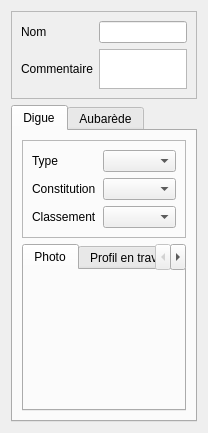
<?xml version="1.0" encoding="UTF-8"?>
<ui version="4.0">
 <class>Form</class>
 <widget class="QWidget" name="Form">
  <property name="geometry">
   <rect>
    <x>0</x>
    <y>0</y>
    <width>195</width>
    <height>414</height>
   </rect>
  </property>
  <property name="windowTitle">
   <string>Form</string>
  </property>
  <layout class="QVBoxLayout" name="verticalLayout" stretch="1,10">
   <item>
    <widget class="QFrame" name="frame_2">
     <property name="frameShape">
      <enum>QFrame::StyledPanel</enum>
     </property>
     <property name="frameShadow">
      <enum>QFrame::Raised</enum>
     </property>
     <layout class="QGridLayout" name="gridLayout">
      <item row="0" column="1">
       <widget class="QLineEdit" name="lineEdit_nom"/>
      </item>
      <item row="0" column="0">
       <widget class="QLabel" name="label_2">
        <property name="text">
         <string>Nom</string>
        </property>
       </widget>
      </item>
      <item row="1" column="1">
       <widget class="QTextBrowser" name="textBrowser_comm">
        <property name="maximumSize">
         <size>
          <width>16777215</width>
          <height>40</height>
         </size>
        </property>
        <property name="readOnly">
         <bool>false</bool>
        </property>
       </widget>
      </item>
      <item row="1" column="0">
       <widget class="QLabel" name="label_9">
        <property name="text">
         <string>Commentaire</string>
        </property>
       </widget>
      </item>
     </layout>
    </widget>
   </item>
   <item>
    <widget class="QTabWidget" name="tabWidget_2">
     <property name="currentIndex">
      <number>0</number>
     </property>
     <widget class="QWidget" name="tab_4">
      <attribute name="title">
       <string>Digue</string>
      </attribute>
      <layout class="QVBoxLayout" name="verticalLayout_9">
       <item>
        <widget class="QFrame" name="frame">
         <property name="frameShape">
          <enum>QFrame::StyledPanel</enum>
         </property>
         <property name="frameShadow">
          <enum>QFrame::Raised</enum>
         </property>
         <layout class="QGridLayout" name="gridLayout_2" columnstretch="1,10">
          <item row="0" column="0">
           <widget class="QLabel" name="label">
            <property name="text">
             <string>Type</string>
            </property>
           </widget>
          </item>
          <item row="0" column="1">
           <widget class="QComboBox" name="comboBox_type"/>
          </item>
          <item row="1" column="0">
           <widget class="QLabel" name="label_3">
            <property name="text">
             <string>Constitution</string>
            </property>
           </widget>
          </item>
          <item row="1" column="1">
           <widget class="QComboBox" name="comboBox_contitution"/>
          </item>
          <item row="2" column="0">
           <widget class="QLabel" name="label_4">
            <property name="text">
             <string>Classement</string>
            </property>
           </widget>
          </item>
          <item row="2" column="1">
           <widget class="QComboBox" name="comboBox_classement"/>
          </item>
         </layout>
        </widget>
       </item>
       <item>
        <widget class="QTabWidget" name="tabWidget">
         <property name="currentIndex">
          <number>0</number>
         </property>
         <widget class="QWidget" name="tab_1">
          <attribute name="title">
           <string>Photo</string>
          </attribute>
          <layout class="QVBoxLayout" name="verticalLayout_2"/>
         </widget>
         <widget class="QWidget" name="tab">
          <attribute name="title">
           <string>Profil en travers</string>
          </attribute>
          <layout class="QVBoxLayout" name="verticalLayout_6">
           <item>
            <widget class="QStackedWidget" name="stackedWidget_profiltravers">
             <property name="currentIndex">
              <number>0</number>
             </property>
             <widget class="QWidget" name="page">
              <layout class="QVBoxLayout" name="verticalLayout_7"/>
             </widget>
             <widget class="QWidget" name="page_2">
              <layout class="QVBoxLayout" name="verticalLayout_8"/>
             </widget>
            </widget>
           </item>
          </layout>
         </widget>
         <widget class="QWidget" name="tab_2">
          <attribute name="title">
           <string>Profil en long</string>
          </attribute>
          <layout class="QVBoxLayout" name="verticalLayout_5"/>
         </widget>
         <widget class="QWidget" name="tab_3">
          <attribute name="title">
           <string>Intervenants</string>
          </attribute>
          <layout class="QVBoxLayout" name="verticalLayout_4">
           <item>
            <widget class="QGroupBox" name="groupBox_2">
             <property name="title">
              <string>Intervenants</string>
             </property>
             <layout class="QVBoxLayout" name="verticalLayout_3">
              <property name="margin">
               <number>3</number>
              </property>
              <item>
               <widget class="QTextBrowser" name="textBrowser_intervenants">
                <property name="maximumSize">
                 <size>
                  <width>16777215</width>
                  <height>60</height>
                 </size>
                </property>
               </widget>
              </item>
              <item>
               <widget class="QPushButton" name="pushButton_defineinter">
                <property name="text">
                 <string>Definir les intervenants</string>
                </property>
               </widget>
              </item>
             </layout>
            </widget>
           </item>
           <item>
            <spacer name="verticalSpacer">
             <property name="orientation">
              <enum>Qt::Vertical</enum>
             </property>
             <property name="sizeHint" stdset="0">
              <size>
               <width>20</width>
               <height>40</height>
              </size>
             </property>
            </spacer>
           </item>
          </layout>
         </widget>
        </widget>
       </item>
      </layout>
     </widget>
     <widget class="QWidget" name="tab_5">
      <attribute name="title">
       <string>Aubarède</string>
      </attribute>
      <layout class="QGridLayout" name="gridLayout_3">
       <item row="0" column="1">
        <widget class="QComboBox" name="comboBox_aubaredelargeur"/>
       </item>
       <item row="5" column="0">
        <widget class="QLabel" name="label_8">
         <property name="text">
          <string>Commentaire</string>
         </property>
        </widget>
       </item>
       <item row="4" column="1">
        <widget class="QComboBox" name="comboBox_aubaredevegarboree"/>
       </item>
       <item row="1" column="1">
        <widget class="QComboBox" name="comboBox_aubaredevegherbacee"/>
       </item>
       <item row="6" column="1">
        <spacer name="verticalSpacer_2">
         <property name="orientation">
          <enum>Qt::Vertical</enum>
         </property>
         <property name="sizeHint" stdset="0">
          <size>
           <width>20</width>
           <height>40</height>
          </size>
         </property>
        </spacer>
       </item>
       <item row="1" column="0">
        <widget class="QLabel" name="label_5">
         <property name="text">
          <string>Végétation herbacée</string>
         </property>
         <property name="wordWrap">
          <bool>true</bool>
         </property>
        </widget>
       </item>
       <item row="0" column="0">
        <widget class="QLabel" name="label_10">
         <property name="text">
          <string>Largeur</string>
         </property>
        </widget>
       </item>
       <item row="3" column="1">
        <widget class="QComboBox" name="comboBox_aubaredevegarbustive"/>
       </item>
       <item row="5" column="1">
        <widget class="QTextBrowser" name="textBrowser_aubaredecommentaire"/>
       </item>
       <item row="4" column="0">
        <widget class="QLabel" name="label_6">
         <property name="text">
          <string>Végétation arborée</string>
         </property>
         <property name="wordWrap">
          <bool>true</bool>
         </property>
        </widget>
       </item>
       <item row="3" column="0">
        <widget class="QLabel" name="label_7">
         <property name="text">
          <string>Végétation arbustive</string>
         </property>
         <property name="wordWrap">
          <bool>true</bool>
         </property>
        </widget>
       </item>
      </layout>
     </widget>
    </widget>
   </item>
  </layout>
 </widget>
 <resources/>
 <connections/>
</ui>
